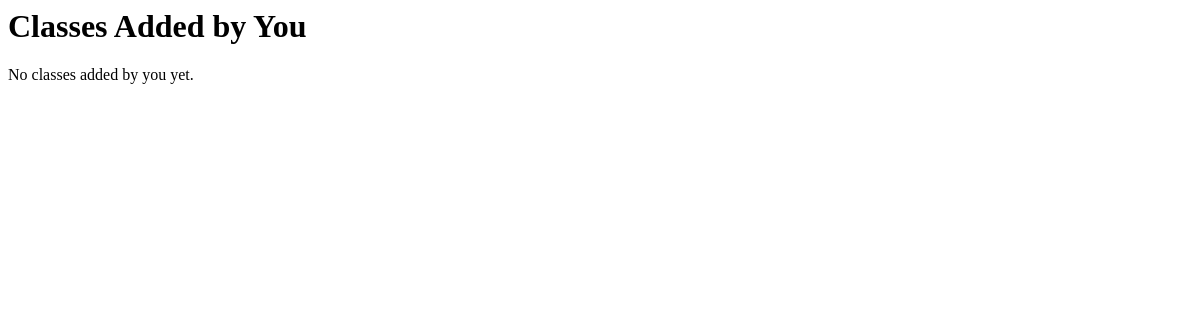
The page /class_detail/1 on the database as committed earlier.
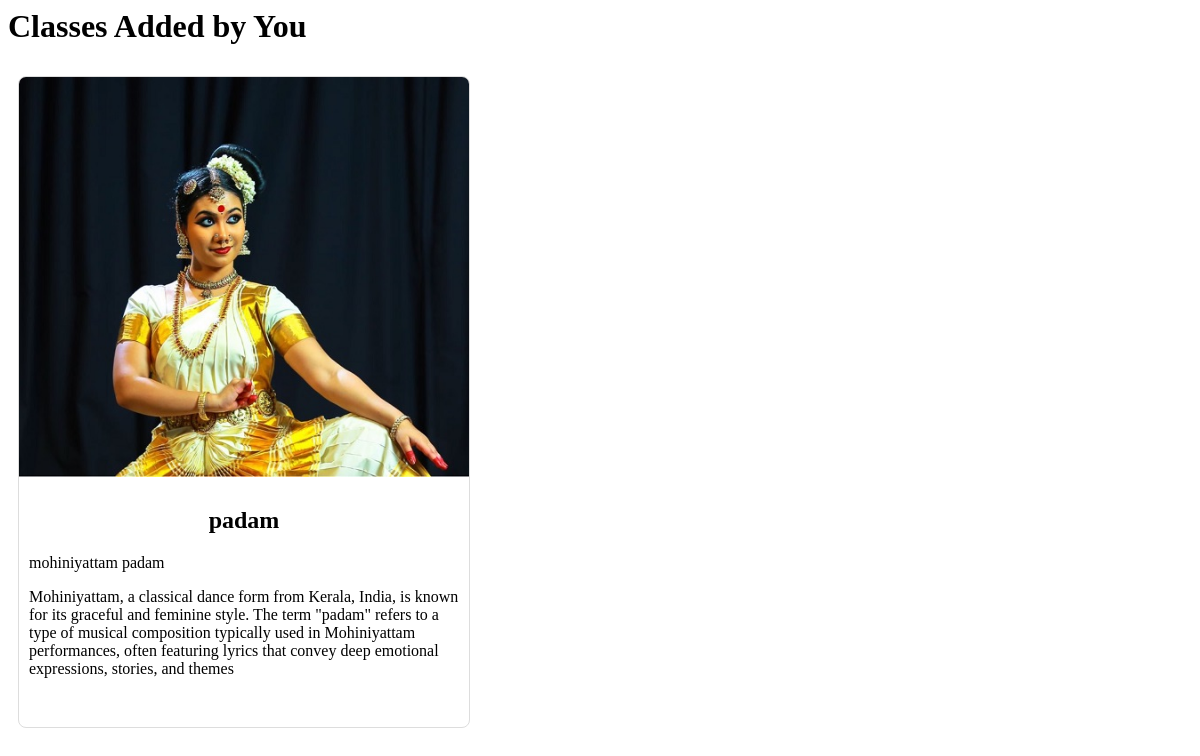
The same page on the database as committed later.
### dhruvam/models.py (models this page shows)
class DanceClass(models.Model):
    DANCE_STYLES = [
        ('bharatanatyam', 'Bharatanatyam'),
        ('mohiniyattam', 'Mohiniyattam'),
        ('kuchipudi', 'Kuchipudi'),
        ('kathak', 'Kathak'),
        ('odissi', 'Odissi'),
    ]
    title = models.CharField(max_length=200)
    video_title = models.TextField(max_length=1000)
    video_link = models.URLField()
    dance_style = models.CharField(max_length=50, choices=DANCE_STYLES)
    description = models.TextField()
    image = models.ImageField(upload_to='dance_class_images/', default='')
    guru = models.ForeignKey(Register, on_delete=models.CASCADE, default='')

### dhruvam/views.py (the view)
# urls.py: path('class_detail/<int:value>',views.class_detail,name='class_detail'),
def class_detail(request,value):
    if value == 0:
        style="bharatanatyam"
    elif value == 1:
        style="mohiniyattam"
    elif value == 2:
        style="kuchipudi"
    elif value == 3:
        style="kathak"
    elif value == 4:
        style="odissi"
    else:
        style=""
    classes = DanceClass.objects.filter(dance_style=style)
    return render(request, 'class_detail.html', {'classes': classes})

### dhruvam/templates/class_detail.html (shortened to what this page needs)
{% load static %}
<h1>Classes Added by You</h1>
<div class="card-container py-3 px-3 ml-3 mr-3 mt-3 mb-3">
    <div class="row">
        {% for class in classes %}
        <div class="card col-md-4">
            <img class="card-img-top" src="{{ class.image.url }}" alt="Cover Image" onclick="playVideo('{{ class.video_link }}')">
            <div class="card-body justify-content-center">
                <center><h2 class="card-title">{{ class.title }}</h2></center>
                <p>{{ class.video_title }}</p>
                <p>{{ class.description }}</p>
            </div>
        </div>
        {% empty %}
            <p>No classes added by you yet.</p>
        {% endfor %}
    </div>
</div>

Rows that differ between the two databases and show on the page:
added DanceClass: image (picture), title "padam", video_title "mohiniyattam padam", description "Mohiniyattam, a classical dance form from Kerala, India, is known for its graceful and feminine style. The term \"padam\" refers to a type of musical composition typically used in Mohiniyattam performances, often featuring lyrics that convey deep emotional expressions, stories, and themes"
Other text that changed with them:
text no longer shown: "No classes added by you yet."
